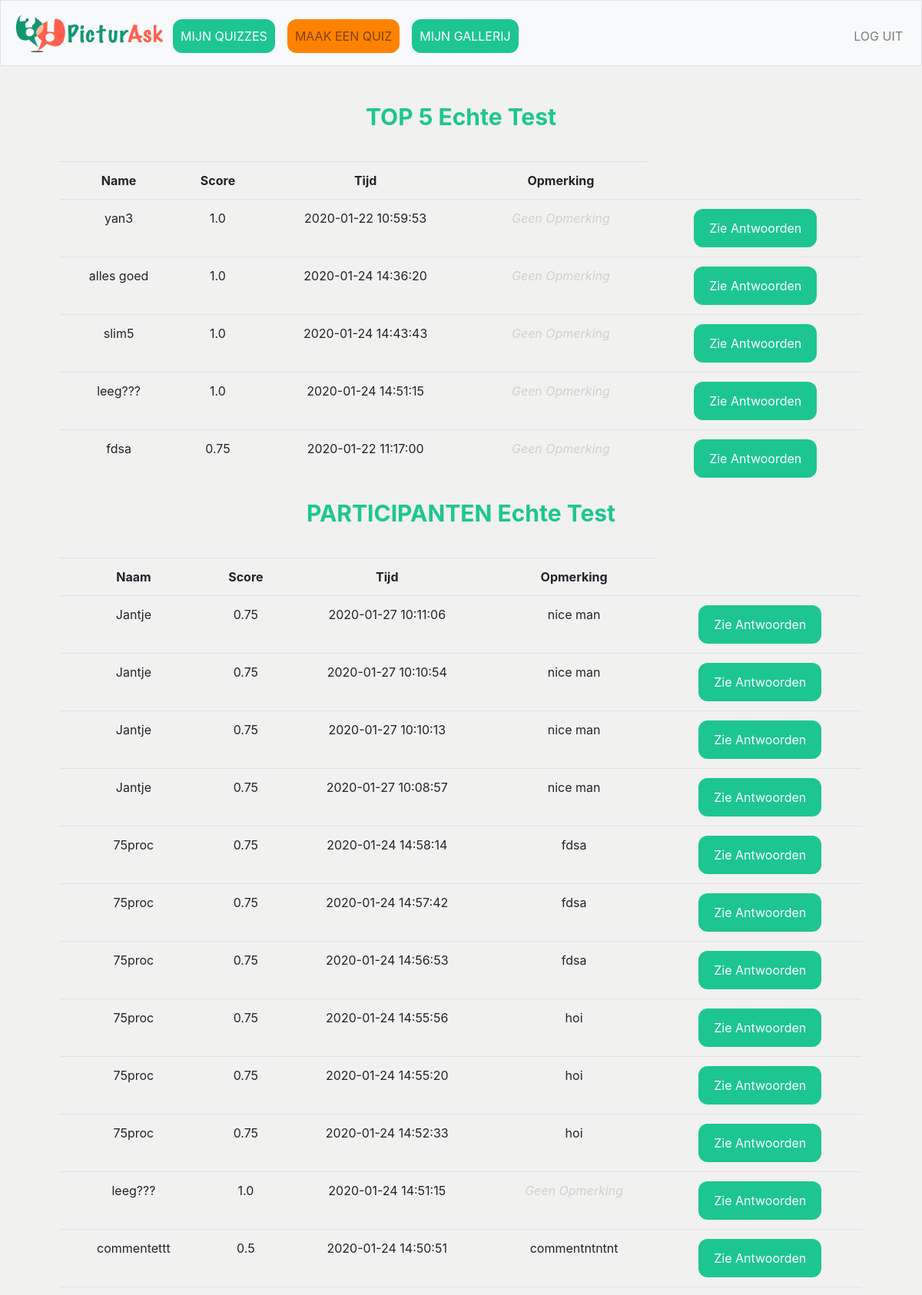
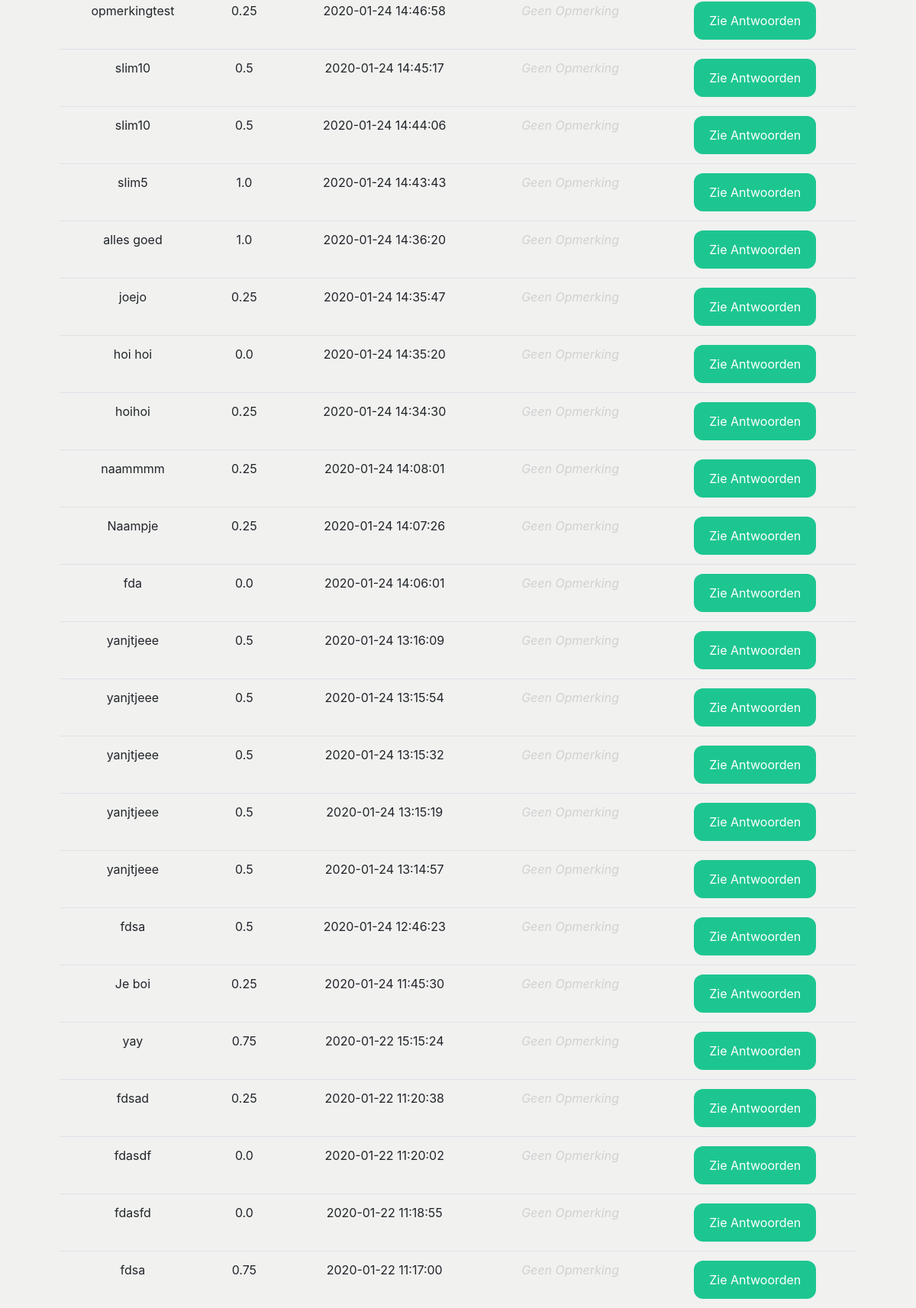
Page /results/59 (signed in, upper part) on the committed database (2 pictures, top to bottom).
### tables this page shows
CREATE TABLE 'quizes' ('quiz_id' integer PRIMARY KEY AUTOINCREMENT NOT NULL,'user_id' integer NOT NULL, 'quiz_titel'  text NOT NULL  , 'date'  timestamp DEFAULT CURRENT_DATE  , 'gif' text, 'dankwoord' text);

CREATE TABLE 'participants' ('participant_id' integer PRIMARY KEY AUTOINCREMENT NOT NULL, 'quiz_id' integer NOT NULL, 'name' text NOT NULL, 'score' real, 'time'  timestamp DEFAULT CURRENT_TIMESTAMP  , 'comment' text DEFAULT '');

### application.py (the view)
@app.route("/results/<quiz_id>", methods=["GET", "POST"])
@login_required
def results(quiz_id):
    quiz_name = db.execute("SELECT quiz_titel FROM quizes WHERE quiz_id = :quiz_id", quiz_id=quiz_id)[0]["quiz_titel"]
    participants_list = []
    for participant in db.execute("SELECT * FROM participants WHERE quiz_id = :quiz", quiz=quiz_id):
        participants_list.append(participant)
    participants_list.reverse()
    top_participants = sorted(participants_list, key=lambda x:x["score"])
    top_participants.reverse()
    return render_template("results.html", participants_list=participants_list, quiz_name=quiz_name, top_participants=top_participants[:5])

### application.py (called while the page is built)
@app.after_request
def after_request(response):
    response.headers["Cache-Control"] = "no-cache, no-store, must-revalidate"
    response.headers["Expires"] = 0
    response.headers["Pragma"] = "no-cache"
    return response

### helpers.py (called while the page is built)
def login_required(f):
    @wraps(f)
    def decorated_function(*args, **kwargs):
        if session.get("user_id") is None:
            return redirect("/login")
        return f(*args, **kwargs)
    return decorated_function

### templates/results.html (shortened to what this page needs)
{% extends "layout.html" %}
{% block main %}
    <form action="/results/{{quiz_id}}" method="post">
        <div class="form-group">
            <table class="table table-hoverable">
                <h2>TOP 5 {{quiz_name}}</h2>
                <tr>
                    <th>Name</th>
                    <th>Score</th>
                    <th>Tijd</th>
                    <th>Opmerking</th>
                </tr>
                {% for part in top_participants %}
                    <tr>
                        <td>{{part["name"]}}</td>
                        <td>{{part["score"]}}</td>
                        <td>{{part["time"]}}</td>
                        {% if part["comment"] == "" %}
                            <td><i><font color=#D1D1D1>Geen Opmerking</font></i></td>
                        {% else%}
                            <td>{{part["comment"]}}</td>
                        {% endif %}
                        <td> <button type="button" class="btn login" style=width:160px; onclick="window.location.href='/antwoord/{{part['participant_id']}}'">Zie Antwoorden</button></td>
                    </tr>
                {% endfor %}
            </table>
            <table class="table table-hoverable">
                <h2>PARTICIPANTEN {{quiz_name}}</h2>
                <tr>
                    <th>Naam</th>
                    <th>Score</th>
                    <th>Tijd</th>
                    <th>Opmerking</th>
                </tr>
                {% for part in participants_list %}
                    <tr>
                        <td>{{part["name"]}}</td>
                        <td>{{part["score"]}}</td>
                        <td>{{part["time"]}}</td>
                        {% if part["comment"] == "" %}
                            <td><i><font color=#D1D1D1>Geen Opmerking</font></i></td>
                        {% else%}
                            <td>{{part["comment"]}}</td>
                        {% endif %}
                        <td> <button type="button" class="btn login" style=width:160px; onclick="window.location.href='/antwoord/{{part['participant_id']}}'">Zie Antwoorden</button></td>
                    </tr>
                {% endfor %}
            </table>
        </div>
    </form>
{% endblock %}

### templates/layout.html (shortened to what this page needs)
<!DOCTYPE html>
<html lang="en">
    <head>
        <link href="https://maxcdn.bootstrapcdn.com/bootstrap/4.1.3/css/bootstrap.min.css" rel="stylesheet">
        <link href="/static/styles.css" rel="stylesheet">
    </head>
    <body>
        <nav class="navbar navbar-expand-md navbar-light bg-light border">
            <a class="nav-item" href="/"><img src="/static/IMG_3385.PNG" style="height:50px;width:200px;filter:invert(100%);"/></a>
            <div class="collapse navbar-collapse" id="navbar">
                {% if session.user_id %}
                    <ul class="navbar-nav mr-auto mt-2">
                        <button1 style="margin:8px;" class="nav-item"><a class="nav-link" style=color:white; href="/mijn_quizzes">MIJN QUIZZES</a></button1>
                        <button2 style="margin:8px;" class="nav-item"><a class="nav-link" href="/maak_quiz">MAAK EEN QUIZ</a></button2>
                        <button1 style="margin:8px;" class="nav-item"><a class="nav-link" style=color:white; href="/gallerij">MIJN GALLERIJ</a></button2>
                    </ul>
                    <ul class="navbar-nav ml-auto mt-2">
                        <li class="nav-item"><a class="nav-link" href="/logout">LOG UIT</a></li>
                    </ul>
                {% else %}
                    <ul class="navbar-nav ml-auto mt-2">
                        <li class="nav-item"><a class="nav-link" href="/register">MAAK ACCOUNT</a></li>
                        <li class="nav-item"><a class="nav-link" href="/login">LOG IN</a></li>
                    </ul>
                {% endif %}
            </div>
        </nav>
        <main class="container p-5">
            {% block main %}{% endblock %}
        </main>
    </body>
</html>

### static/styles.css (style rules this page uses)
main { overflow-x: auto; text-align: center; }
body { background-color: #F1F1F0; background-repeat: no-repeat; background-size: cover; }
table { margin-top: 40px; }
button1 { -webkit-transition-duration: 0.4s; transition-duration: 0.4s; background-color: #1DC690; color: white; border: 2px solid #1DC690; border-radius: 12px; }
button2 { -webkit-transition-duration: 0.4s; transition-duration: 0.4s; background-color: #FF8300; color: #AE388B; border: 2px solid #FF8300; border-radius: 12px; }
button { -webkit-transition-duration: 0.4s; transition-duration: 0.4s; width:50%; height: 50px; background-color: #1DC690; color: #3D550C; border-radius: 12px; }
h2 { font-size: 30px; font-weight: bold; color: #1DC690; }
.login { -webkit-transition-duration: 0.4s; transition-duration: 0.4s; width:30%; height: 50px; background-color: #1DC690; outline: none; color: white; border-radius: 12px; }

### rows in the picture
quizes: quiz_titel "Echte Test"
participants: name "yan3", score "1.0", time "2020-01-22 10:59:53", comment "Geen Opmerking"
participants: name "alles goed", score "1.0", time "2020-01-24 14:36:20", comment "Geen Opmerking"
participants: name "slim5", score "1.0", time "2020-01-24 14:43:43", comment "Geen Opmerking"
participants: name "leeg???", score "1.0", time "2020-01-24 14:51:15", comment "Geen Opmerking"
participants: name "fdsa", score "0.75", time "2020-01-22 11:17:00", comment "Geen Opmerking"
participants: name "Jantje", score "0.75", time "2020-01-27 10:11:06", comment "nice man"
participants: name "Jantje", score "0.75", time "2020-01-27 10:10:54", comment "nice man"
participants: name "Jantje", score "0.75", time "2020-01-27 10:10:13", comment "nice man"
participants: name "Jantje", score "0.75", time "2020-01-27 10:08:57", comment "nice man"
participants: name "75proc", score "0.75", time "2020-01-24 14:58:14", comment "fdsa"
participants: name "75proc", score "0.75", time "2020-01-24 14:57:42", comment "fdsa"
participants: name "75proc", score "0.75", time "2020-01-24 14:56:53", comment "fdsa"
participants: name "75proc", score "0.75", time "2020-01-24 14:55:56", comment "hoi"
participants: name "75proc", score "0.75", time "2020-01-24 14:55:20", comment "hoi"
participants: name "75proc", score "0.75", time "2020-01-24 14:52:33", comment "hoi"
participants: name "commentettt", score "0.5", time "2020-01-24 14:50:51", comment "commentntntnt"
participants: name "opmerkingtest", score "0.25", time "2020-01-24 14:46:58", comment "Geen Opmerking"
participants: name "slim10", score "0.5", time "2020-01-24 14:45:17", comment "Geen Opmerking"
participants: name "slim10", score "0.5", time "2020-01-24 14:44:06", comment "Geen Opmerking"
participants: name "joejo", score "0.25", time "2020-01-24 14:35:47", comment "Geen Opmerking"
participants: name "hoi hoi", score "0.0", time "2020-01-24 14:35:20", comment "Geen Opmerking"
participants: name "hoihoi", score "0.25", time "2020-01-24 14:34:30", comment "Geen Opmerking"
participants: name "naammmm", score "0.25", time "2020-01-24 14:08:01", comment "Geen Opmerking"
participants: name "Naampje", score "0.25", time "2020-01-24 14:07:26", comment "Geen Opmerking"
participants: name "fda", score "0.0", time "2020-01-24 14:06:01", comment "Geen Opmerking"
participants: name "yanjtjeee", score "0.5", time "2020-01-24 13:16:09", comment "Geen Opmerking"
participants: name "yanjtjeee", score "0.5", time "2020-01-24 13:15:54", comment "Geen Opmerking"
participants: name "yanjtjeee", score "0.5", time "2020-01-24 13:15:32", comment "Geen Opmerking"
participants: name "yanjtjeee", score "0.5", time "2020-01-24 13:15:19", comment "Geen Opmerking"
participants: name "yanjtjeee", score "0.5", time "2020-01-24 13:14:57", comment "Geen Opmerking"
participants: name "fdsa", score "0.5", time "2020-01-24 12:46:23", comment "Geen Opmerking"
participants: name "Je boi", score "0.25", time "2020-01-24 11:45:30", comment "Geen Opmerking"
participants: name "yay", score "0.75", time "2020-01-22 15:15:24", comment "Geen Opmerking"
participants: name "fdsad", score "0.25", time "2020-01-22 11:20:38", comment "Geen Opmerking"
participants: name "fdasdf", score "0.0", time "2020-01-22 11:20:02", comment "Geen Opmerking"
participants: name "fdasfd", score "0.0", time "2020-01-22 11:18:55", comment "Geen Opmerking"
